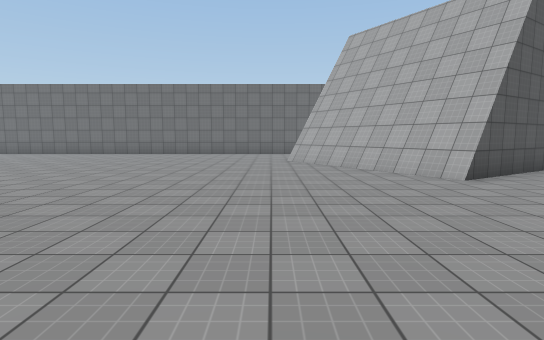
View 1 (above)

20 first-person views from a walk through a scene from a Unity 3-D project. The camera is 1.5 m above the floor, tilts 6° down and sees 80° across. The floor is counted in squares, 2 m on a side. Each view is taken from the middle of a square. On the plan, view 1 faces up. The plan holds only what a view shows up to about 11 squares ahead; the rest is blank. The place goes on beyond the plan. Some animated figures are left out. Surface patterns are stand-ins for the level's own textures.

View 2
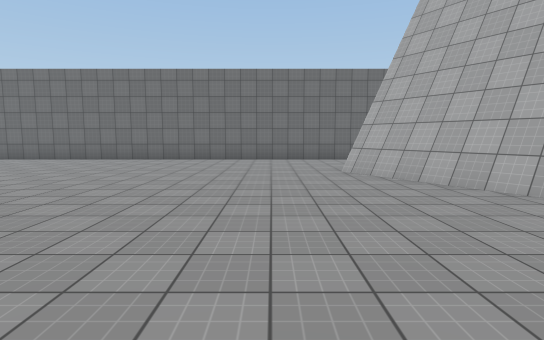

View 3
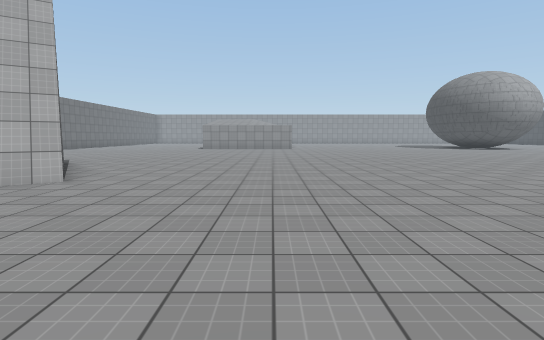

View 4
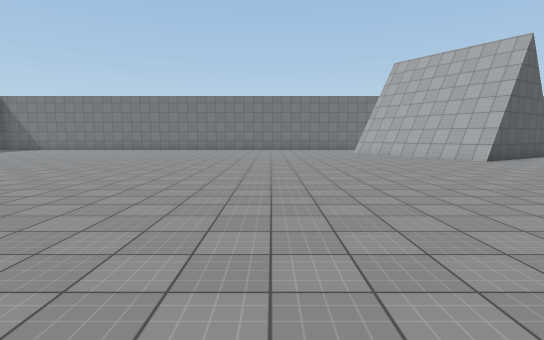

View 5
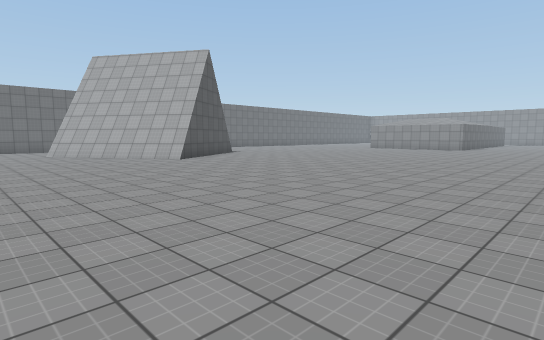

View 6
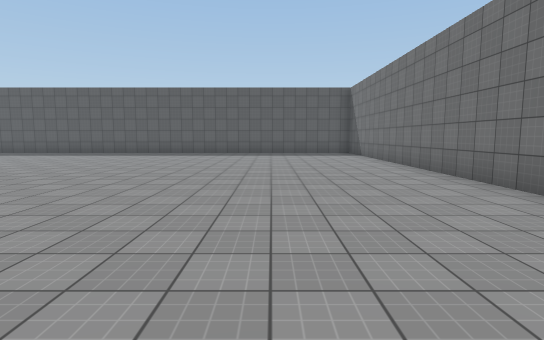

View 7
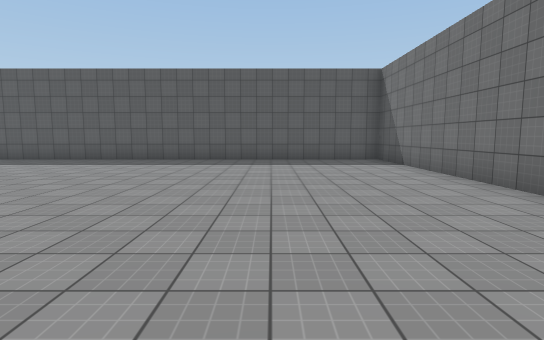

View 8
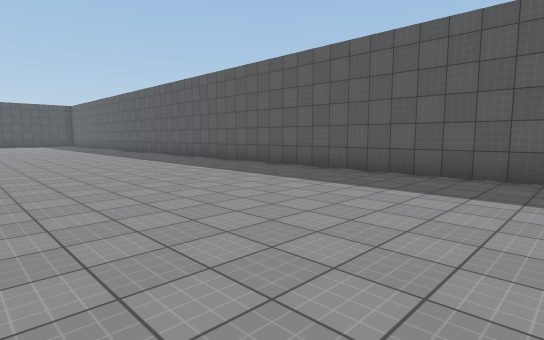

View 9
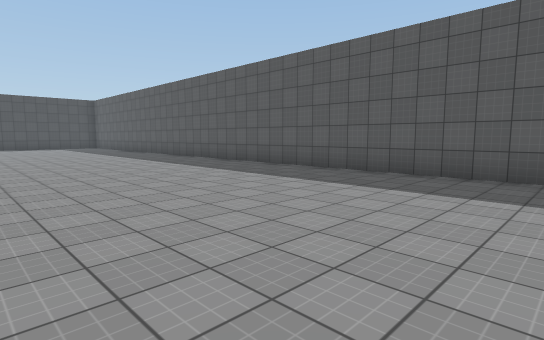

View 10
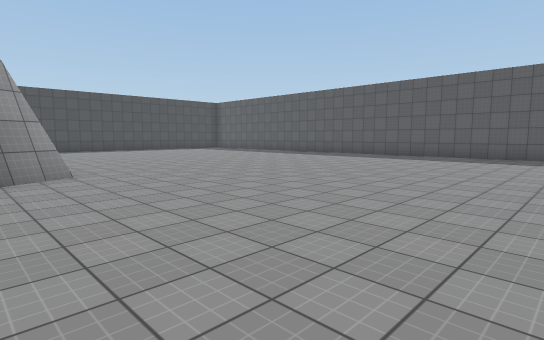

View 11
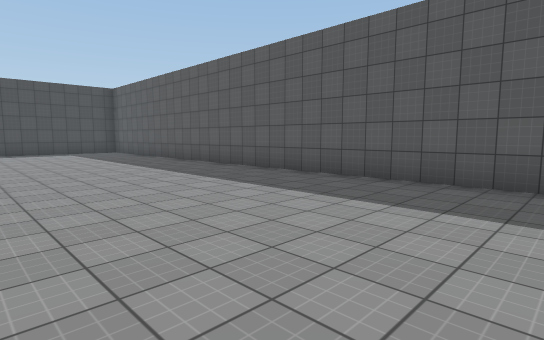

View 12
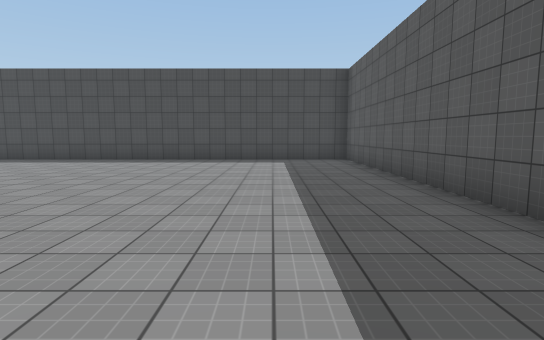

View 13
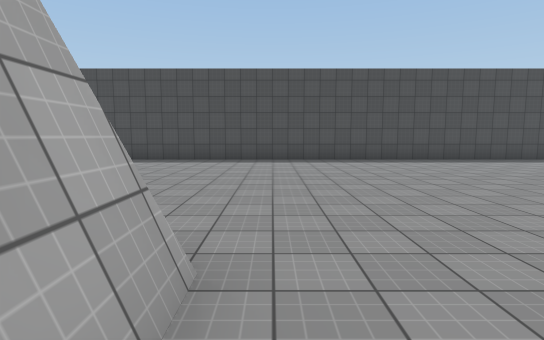

View 14
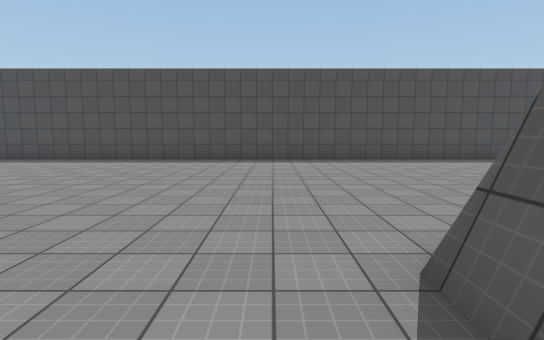

View 15
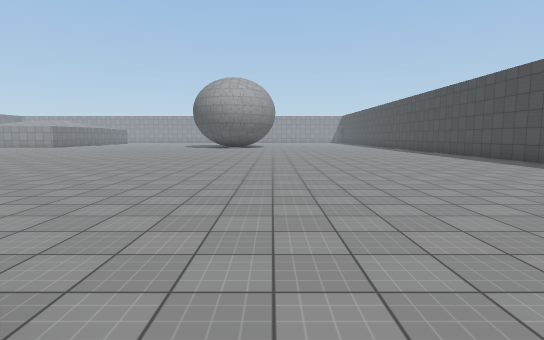

View 16
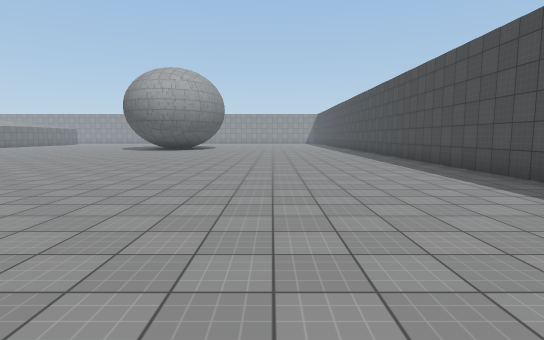

View 17
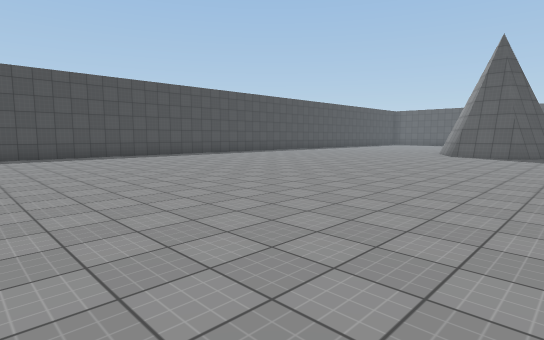

View 18
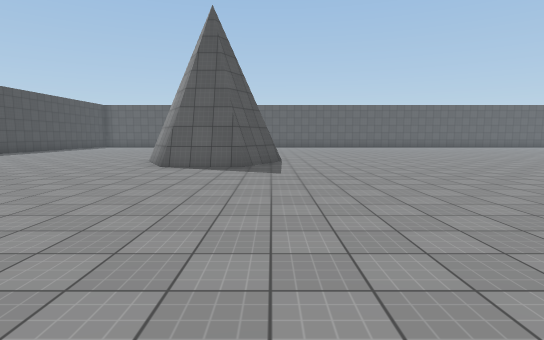

View 19
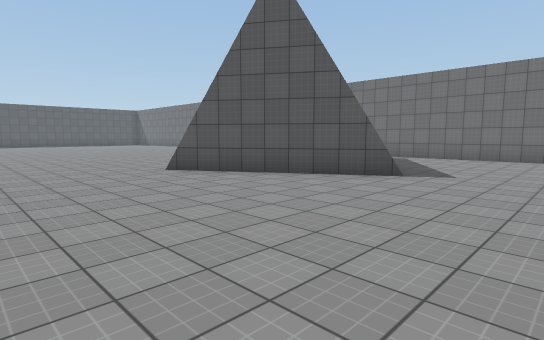

View 20
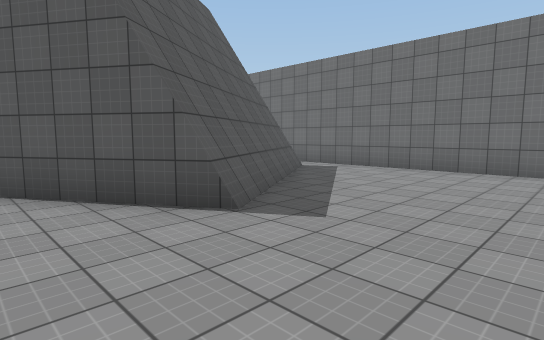

### Floor plan
Points are (right, up) in squares from view 1. A wall is a line through its corners. A room is listed if a view was taken in it or the views show most of it. See-through windows are left out.
Room 1 (views 1, 2, 3, 4, 5, 6, 7, 8, 9, 10, 11, 12, 13, 14, 15, 16, 17, 18, 19, 20)
walls: (-4.8, -8.8) (-3.2, -9.7) (-3.2, -11.5); (-2.9, -9.8) (-2.9, -11.5); (-6.5, -9.8) (-5.5, -9.3); (-6.2, -11.6) (-6.2, -10.9); (-3.4, -11.9) (-4.6, -12.5); (-6.5, -11.8) (-6.5, -10.5); (3.5, 5.6) (2.5, 7.2); (3.7, 5.6) (0.8, 10.1); (2.3, 7.5) (0.6, 10); (7.4, 8) (3.3, 5.4); (6.8, 8.6) (7.2, 7.8); (4.2, 12.3) (7.1, 7.8); (4.4, 12.4) (6.6, 8.9); (9.4, 13.4) (-17.4, 13.4) (-17.4, -20.4) (10.1, -20.4)
low walls: (3.3, 5.4) (0.5, 9.9); (4.6, 12.4) (7.4, 8)

Where each view was taken, in squares from view 1:
view 1: 0 up, 0 right, facing up
view 2: 3 up, 1 left, facing up
view 3: 2 up, 2 left, facing right
view 4: 4 down, 3 left, facing up
view 5: 4 down, 2 left, facing up-right
view 6: 10 up, 3 left, facing left
view 7: 10 up, 7 left, facing left
view 8: 6 up, 11 left, facing down-left
view 9: 1 up, 11 left, facing down-left
view 10: 3 down, 5 left, facing down-left
view 11: 5 down, 12 left, facing down-left
view 12: 10 down, 15 left, facing down
view 13: 10 down, 7 left, facing down
view 14: 10 down, 2 left, facing down
view 15: 13 down, 4 left, facing right
view 16: 16 down, 1 left, facing right
view 17: 8 down, 10 right, facing down-left
view 18: 9 down, 5 right, facing left
view 19: 2 up, 10 right, facing up-left
view 20: 6 up, 10 right, facing up-left
